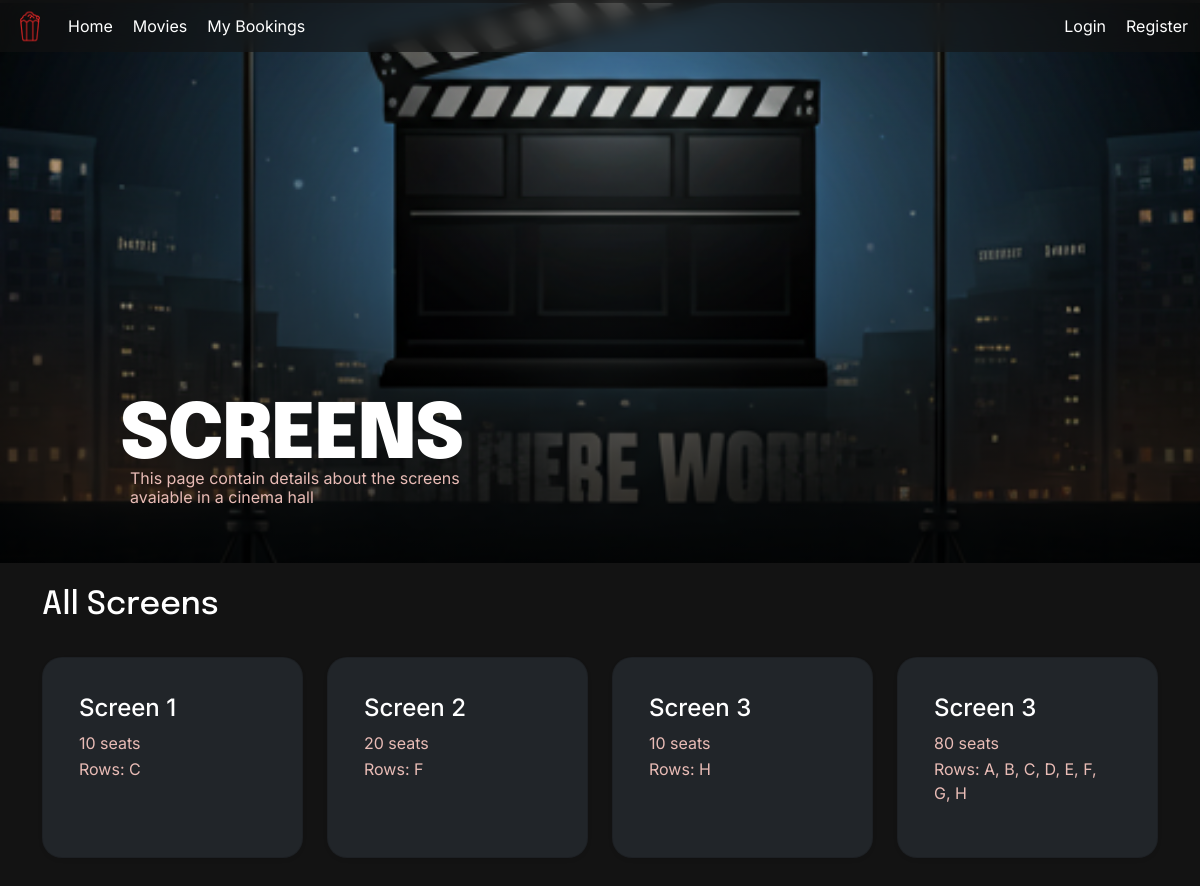
The app's page /screens with its own data.
### models.py (models this page shows)
class Screen(db.Model):
    __tablename__ = 'screen'
    id = db.Column(db.Integer, primary_key=True)
    name = db.Column(db.String(50), nullable=False, unique=True)
    seats = db.relationship('Seat', backref='screen', lazy=True)
    showtimes = db.relationship('Showtime', backref='screen', lazy=True)

### app.py (the view)
@app.route('/screens')
def screens():
    screens = Screen.query.all()
    return render_template('screens.html', screens=screens)

### app.py (called while the page is built)
@app.context_processor
def inject_user():
    return dict(current_user = current_user, request = request)

### templates/screens.html (shortened to what this page needs)
{% extends "0base.html" %}
{% block content %}
    <div class = "hero-page" style="margin-top: -75px; height: 70vh;
            background:
            linear-gradient(to top, rgba(0, 0, 0, 0.8), rgba(0, 0, 0, 0)),
            url('/static/images/bg1.png') center/cover no-repeat;">
        <div class="para-home" style = "width: 80vw;">
            <h1 style="max-width: 700px; margin-bottom: 0px;">SCREENS</h1>
            <p style="width: 40%; line-height: 1.2; padding-left: 10px;"> This page contain details about the screens avaiable in a cinema hall</p>
    </div>
    </div>
<div class="container">
<div class="d-flex justify-content-between align-items-center mb-4 mt-4">
    <h2 class="text-white">All Screens</h2>
</div>
<div class="row">
{% for screen in screens %}
<div class="col-md-3 mb-4 d-flex">
    <div class="card w-100 h-100 bg-dark text-white h-100 shadow-sm" style="border-radius:20px;">
        <div class="card-body w-100 h-100 d-flex flex-column justify-content-between" style="align-items: flex-start; margin: 20px">
            <div style="width: 80%;">
                <h4 class="card-title">Screen {{ screen.name }}</h4>
                <p style="margin-bottom: 2px;">{{ screen.seats|length }} seats</p>
                <p>
                    Rows:
                    {{ screen.seats | map(attribute='row') | unique | list | join(', ') }}
                </p>
            </div>
        </div>
    </div>
</div>
{% endfor %}
</div>
{% endblock %}

### static/styles.css (style rules this page uses)
* { color: #FFF; font-family: 'Inter', sans-serif; }
p { font-family: 'Inter', sans-serif; color: #E9BCB6; }
.d-flex { display: flex; align-items: center; justify-content: space-between; }
.flex-column { display: flex; flex-direction: column; }
h1, h2, h3, h4, h5, h6 { font-family: "inter", sans-serif; }
h1 { font-family: "Epilogue", sans-serif; font-size: 76px !important; font-style: normal !important; font-weight: 900 !important; line-height: 4rem !important; letter-spacing: -0.02em !important; }
h2 { font-family:"Epilogue", sans-serif; font-weight: 900; }
.hero-page { display: flex; flex-direction: column; align-items: center; justify-content: center; height: 100vh; background: linear-gradient(to top, rgba(0, 0, 0, 0.6), rgba(0, 0, 0, 0)), url('/static/images/bg.jpg') center/cover no-repeat; }
.para-home { display: flex; flex-direction: column; align-items: flex-start; justify-content: flex-end; height: 80vh; margin: 40px; }

### records on screen
Screen: name "1", seats|length "10", seats|map "C"
Screen: name "2", seats|length "20", seats|map "F"
Screen: name "3", seats|length "10", seats|map "H"
Screen: name "3", seats|length "80", seats|map "A, B, C, D, E, F, G, H"
